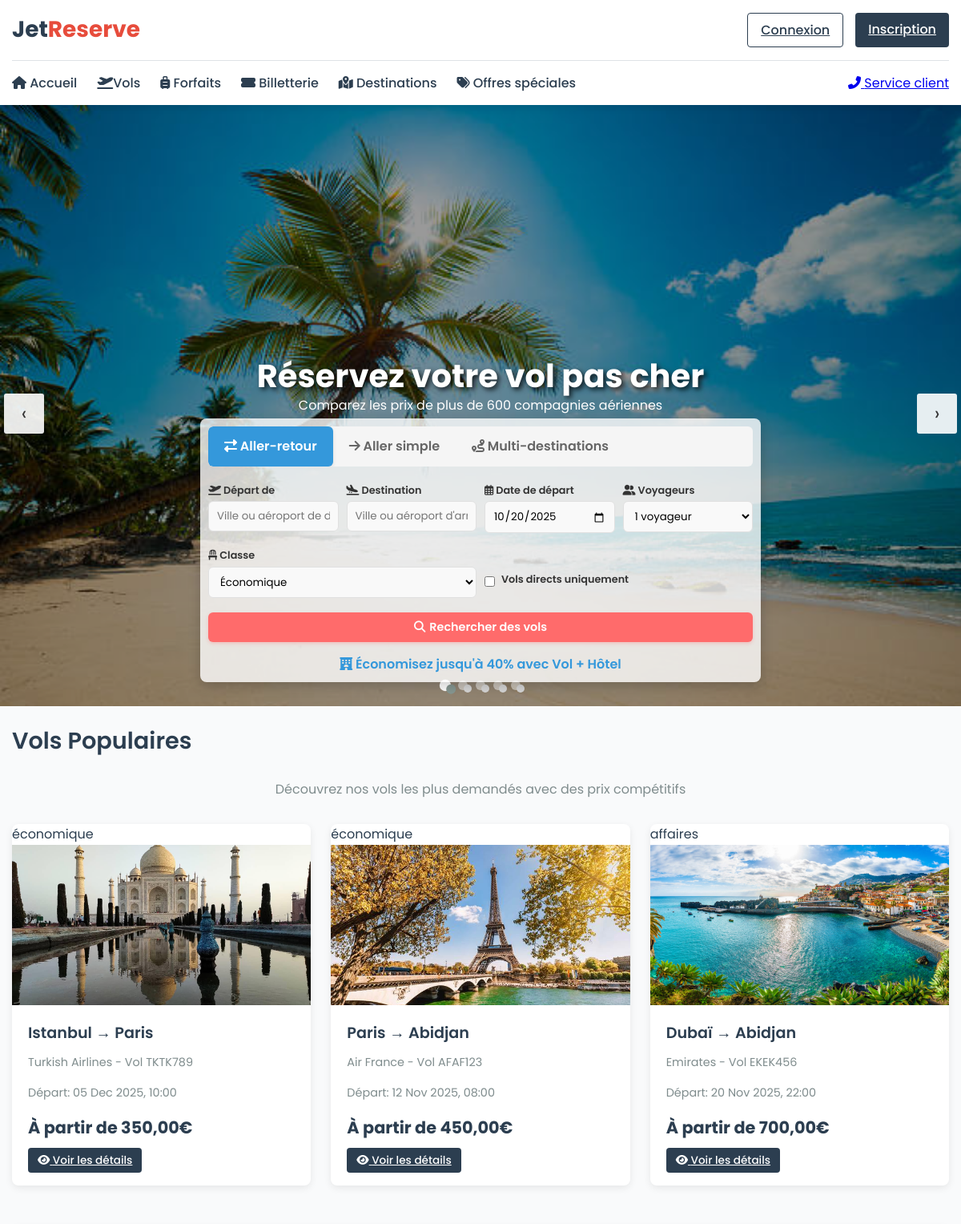
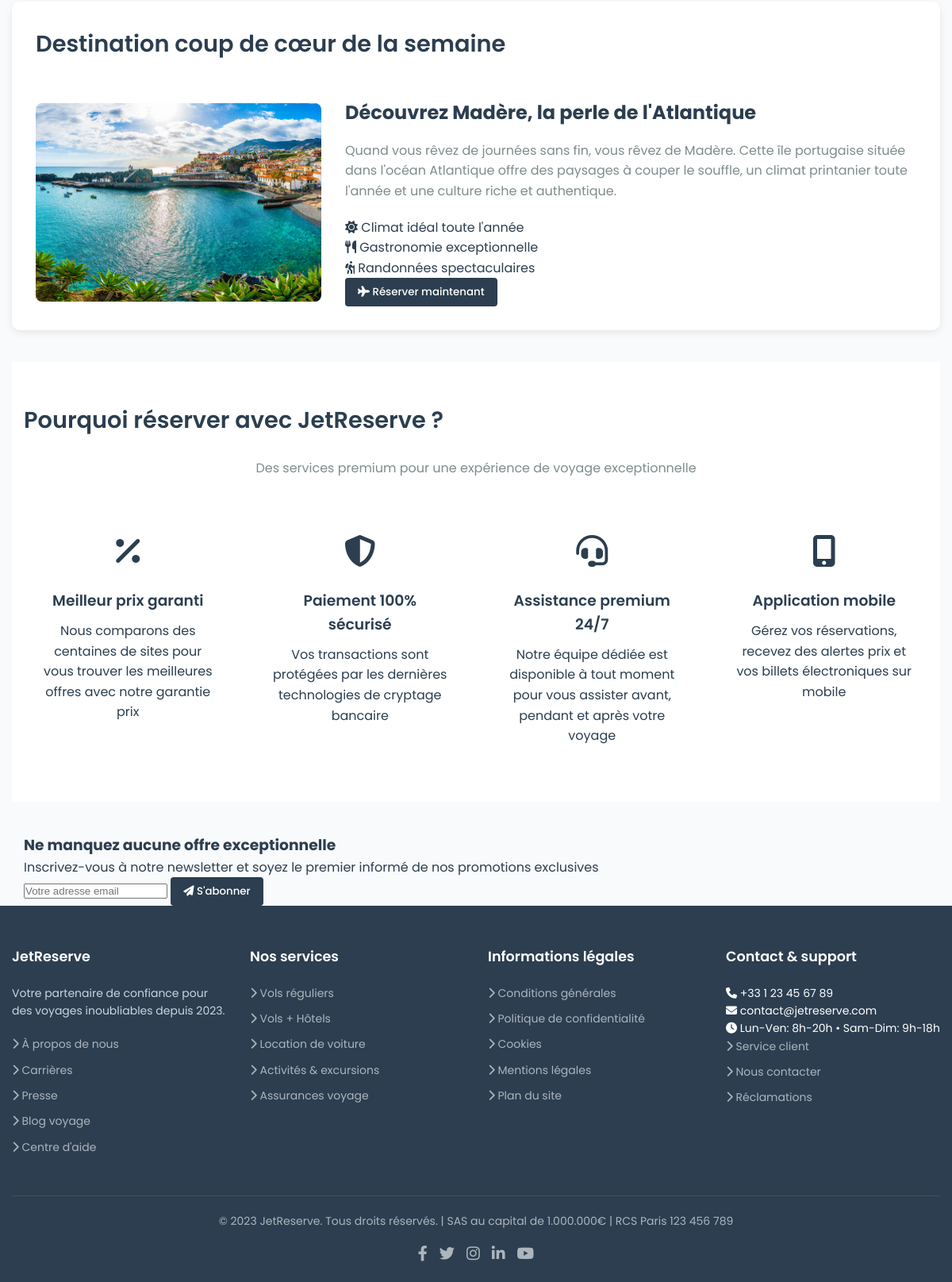
The page / on the database its author committed (2 pictures, top to bottom).
### tables this page shows
CREATE TABLE IF NOT EXISTS `vols` (
  `id_vol` int(11) NOT NULL AUTO_INCREMENT,
  `id_compagnie` int(11) NOT NULL,
  `id_avion` int(11) NOT NULL,
  `depart` varchar(50) NOT NULL,
  `arrivee` varchar(50) NOT NULL,
  `date_depart` datetime NOT NULL,
  `date_arrivee` datetime NOT NULL,
  `prix` decimal(10,2) NOT NULL,
  `escales` int(11) DEFAULT '0',
  `classe` enum('économique','affaires','première') DEFAULT 'économique',
  `numero_vol` varchar(10) DEFAULT NULL,
  `places_disponibles` int(11) DEFAULT NULL,
  PRIMARY KEY (`id_vol`),
  KEY `id_compagnie` (`id_compagnie`),
  KEY `id_avion` (`id_avion`)
);

CREATE TABLE IF NOT EXISTS `compagnies` (
  `id_compagnie` int(11) NOT NULL AUTO_INCREMENT,
  `nom_compagnie` varchar(100) NOT NULL,
  `code_compagnie` varchar(10) NOT NULL,
  `pays` varchar(100) NOT NULL,
  PRIMARY KEY (`id_compagnie`),
  UNIQUE KEY `code_compagnie` (`code_compagnie`)
);

### index.php (the view, shortened to what the rows shown need)
<?php
require_once 'includes/db.php';
$stmt = $pdo->prepare("SELECT v.*, c.nom_compagnie, c.code_compagnie
                      FROM vols v
                      JOIN compagnies c ON v.id_compagnie = c.id_compagnie
                      WHERE v.date_depart > NOW()
                      ORDER BY v.prix ASC
                      LIMIT 4");
$stmt->execute();
$vols_populaires = $stmt->fetchAll(PDO::FETCH_ASSOC);
?>
<!DOCTYPE html>
<html lang="fr">
<head>
    <link rel="stylesheet" href="https://cdnjs.cloudflare.com/ajax/libs/font-awesome/6.4.0/css/all.min.css">
    <link rel="stylesheet" href="https://cdnjs.cloudflare.com/ajax/libs/OwlCarousel2/2.3.4/assets/owl.carousel.min.css">
    <link rel="stylesheet" href="https://cdnjs.cloudflare.com/ajax/libs/OwlCarousel2/2.3.4/assets/owl.theme.default.min.css">
    <link rel="stylesheet" href="style.css">
</head>
<body>
    <div class="main-banner-container">
        <div class="main-banner owl-carousel owl-theme">
            <div class="item banner-1">
                <div class="header-text">
                    <h2>Réservez votre vol pas cher</h2>
                </div>
            </div>
        </div>
    </div>
    <main class="container">
        <section class="offers">
            <h2 class="section-title">Vols Populaires</h2>
            <div class="offers-grid">
                <?php foreach ($vols_populaires as $vol): ?>
      <div class="card">
    <div class="card-badge"><?php echo htmlspecialchars($vol['classe']); ?></div>
    <div style="height: 200px; overflow: hidden;">
        <?php
        $depart = $vol['depart'];
        $arrivee = $vol['arrivee'];
        if ($depart == 'Paris' && $arrivee == 'Abidjan') {
            $image_file = 'paris.jpg';
        } elseif ($depart == 'Dubai' && $arrivee == 'Abidjan') {
            $image_file = 'dubai.jpg';
        } elseif ($depart == 'Istanbul' && $arrivee == 'Paris') {
            $image_file = 'inde.jpg';
        } else {
            $image_file = 'madere.jpg';
        }
        $image_path = "images/" . $image_file;
        if (file_exists($image_path)) {
            echo '<img src="' . $image_path . '" alt="' . htmlspecialchars($depart . ' → ' . $arrivee) . '" style="width: 100%; height: 100%; object-fit: cover;">';
        } else {
            echo '<div style="height: 100%; background: linear-gradient(135deg, #667eea 0%, #764ba2 100%); display: flex; align-items: center; justify-content: center; color: white; font-size: 2rem;">';
            echo '<i class="fas fa-plane"></i>';
            echo '</div>';
        }
        ?>
    </div>
    <div class="card-content">
        <h3><?php echo htmlspecialchars($vol['depart']); ?> → <?php echo htmlspecialchars($vol['arrivee']); ?></h3>
        <p><?php echo htmlspecialchars($vol['nom_compagnie']); ?> - Vol <?php echo htmlspecialchars($vol['code_compagnie'] . $vol['numero_vol']); ?></p>
        <p>Départ: <?php echo date('d M Y, H:i', strtotime($vol['date_depart'])); ?></p>
        <div class="price">À partir de <?php echo number_format($vol['prix'], 2, ',', ' '); ?>€</div>
        <?php if (isset($_SESSION['id_user'])): ?>
            <a href="vol_details.php?id_vol=<?php echo $vol['id_vol']; ?>" class="btn btn-primary btn-sm">
                <i class="fas fa-eye"></i> Voir les détails
            </a>
        <?php else: ?>
            <a href="vge64/connexion.php?redirect=vol_details&id_vol=<?php echo $vol['id_vol']; ?>" class="btn btn-primary btn-sm">
                <i class="fas fa-eye"></i> Voir les détails
            </a>
        <?php endif; ?>
    </div>
</div>
                <?php endforeach; ?>
            </div>
        </section>
        <section class="madeira-section">
            <h2 class="section-title">Destination coup de cœur de la semaine</h2>
        </section>
        <section class="features">
            <div class="container">
                <h2 class="section-title">Pourquoi réserver avec JetReserve ?</h2>
            </div>
        </section>
    </main>
</body>
</html>

### rows shown on the page
vols: classe "économique", shows a picture, depart "Istanbul", arrivee "Paris", id_compagnie.nom_compagnie "Turkish Airlines", id_compagnie+numero_vol "TKTK789", date_depart "05 Dec 2025, 10:00", prix "350,00"
vols: classe "économique", shows a picture, depart "Paris", arrivee "Abidjan", id_compagnie.nom_compagnie "Air France", id_compagnie+numero_vol "AFAF123", date_depart "12 Nov 2025, 08:00", prix "450,00"
vols: classe "affaires", shows a picture, depart "Dubaï", arrivee "Abidjan", id_compagnie.nom_compagnie "Emirates", id_compagnie+numero_vol "EKEK456", date_depart "20 Nov 2025, 22:00", prix "700,00"
